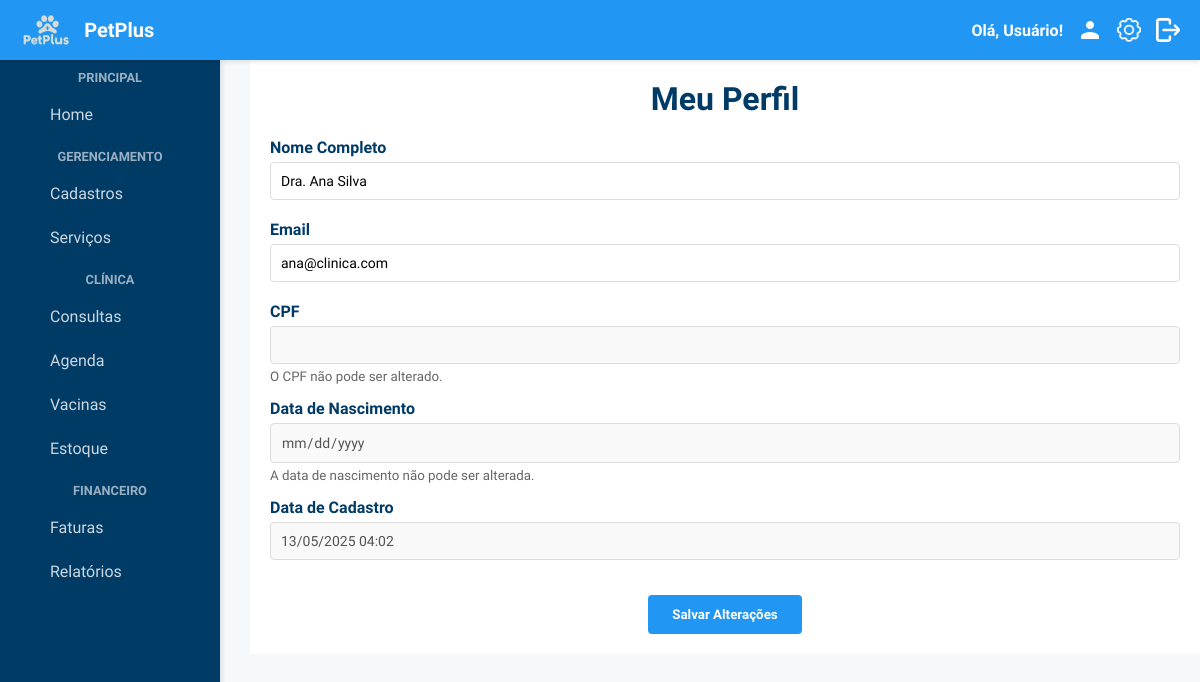
The app's page /perfil/meu-perfil.php with its own data.
### tables this page shows
CREATE TABLE IF NOT EXISTS Usuarios (
    id_usuario INT AUTO_INCREMENT PRIMARY KEY,
    nome VARCHAR(100) NOT NULL,
    email VARCHAR(100) NOT NULL UNIQUE,
    senha VARCHAR(255) NOT NULL,
    cpf VARCHAR(14) UNIQUE,
    data_nasc DATE,
    data_criacao TIMESTAMP DEFAULT CURRENT_TIMESTAMP,
    ultimo_acesso TIMESTAMP NULL,
    tipo_usuario enum('administrador','veterinario','tutor') NOT NULL DEFAULT 'administrador'
);

### perfil/meu-perfil.php (the view, shortened to what this page needs)
<?php
include_once('../includes/header.php');
$conn = conecta_db();
$id_usuario = isset($_SESSION['id_usuario']) ? $_SESSION['id_usuario'] : (isset($_SESSION['usuario_id']) ? $_SESSION['usuario_id'] : null);
$usuario = null;
if ($id_usuario) {
    $query = "SELECT * FROM Usuarios WHERE id_usuario = ?";
    $stmt = $conn->prepare($query);
    if ($stmt) {
        $stmt->bind_param("i", $id_usuario);
        $stmt->execute();
        $result = $stmt->get_result();
        if ($result && $result->num_rows > 0) {
            $usuario = $result->fetch_assoc();
        }
    } else {
        error_log("Erro ao preparar a query de busca de usuário: " . $conn->error);
    }
}
?>
<!DOCTYPE html>
<html lang="pt-br">
<head>
    <link rel="stylesheet" href="../includes/global.css">
</head>
<body>
    <?php include_once('../includes/sidebar.php'); ?>
    <div class="container">
        <h1>Meu Perfil</h1>
        <?php if ($usuario): ?>
            <form method="POST" action="" id="formMeuPerfil">
                <div class="form-group">
                    <label for="nome">Nome Completo</label>
                    <input type="text" id="nome" name="nome" value="<?php echo htmlspecialchars($usuario['nome']); ?>" required>
                </div>
                <div class="form-group">
                    <label for="email">Email</label>
                    <input type="email" id="email" name="email" value="<?php echo htmlspecialchars($usuario['email']); ?>" required>
                </div>
                <div class="form-group">
                    <label for="cpf">CPF</label>
                    <input type="text" id="cpf" name="cpf" value="<?php echo htmlspecialchars(isset($usuario['cpf']) ? $usuario['cpf'] : ''); ?>" disabled>
                    <small>O CPF não pode ser alterado.</small>
                </div>
                <div class="form-group">
                    <label for="data_nasc">Data de Nascimento</label>
                    <input type="date" id="data_nasc" name="data_nasc" value="<?php echo htmlspecialchars(isset($usuario['data_nasc']) ? $usuario['data_nasc'] : ''); ?>" disabled>
                    <small>A data de nascimento não pode ser alterada.</small>
                </div>
                <div class="form-group">
                    <label for="data_criacao">Data de Cadastro</label>
                    <input type="text" id="data_criacao" name="data_criacao" value="<?php echo htmlspecialchars(isset($usuario['data_criacao']) ? date('d/m/Y H:i', strtotime($usuario['data_criacao'])) : ''); ?>" disabled>
                </div>
                <div style="text-align: center; margin-top: 20px;">
                    <button type="button" id="btnSalvarPerfil">Salvar Alterações</button>
                </div>
            </form>
        <?php elseif(!$id_usuario): ?>
            <p style="text-align: center; color: #721c24;">ID do usuário não encontrado na sessão. Não é possível carregar o perfil.</p>
        <?php else: ?>
            <p style="text-align: center; color: #721c24;">Não foi possível carregar os dados do usuário. Verifique se o usuário existe no banco de dados.</p>
        <?php endif; ?>
    </div>
</body>
</html>

### includes/temas.css (style rules this page uses)
.tema-claro { --cor-fundo: #f6f9fc; --cor-texto: #333; --cor-primaria: #2196f3; --cor-secundaria: #0b3556; --cor-borda: #ddd; --cor-fundo-card: #fff; --cor-fundo-header: #2196f3; --cor-texto-header: #fff; }
body { background-color: var(--cor-fundo); color: var(--cor-texto); }
.container, .conteudo { background-color: var(--cor-fundo-card) !important; border-color: var(--cor-borda) !important; }
button, .btn-primary, .botao { background-color: var(--cor-primaria) !important; color: #fff !important; }

### includes/global.css (style rules this page uses)
* { margin: 0; padding: 0; box-sizing: border-box; font-family: "Quicksand", sans-serif; }
body { background-color: #f6f9fc; padding-top: 60px; }
.container { margin-left: 220px; padding: 20px; transition: margin-left 0.3s; }
h1, h2, h3 { color: #003b66; text-align: center; margin-bottom: 20px; }
.form-group { margin-bottom: 20px; }
label { display: block; margin-bottom: 6px; font-weight: bold; color: #003b66; }
input, select, textarea { width: 100%; padding: 10px; border-radius: 6px; border: 1px solid #ccc; font-size: 14px; box-sizing: border-box; }

### perfil/meu-perfil.php (style rules this page uses)
.container { margin-left: 250px; padding: 20px; }
label { display: block; margin-bottom: 5px; font-weight: bold; }
input[type="text"], input[type="email"], input[type="date"] { width: 100%; padding: 10px; margin-bottom: 15px; border: 1px solid #ddd; border-radius: 4px; box-sizing: border-box; }
input:disabled { background-color: #f9f9f9; cursor: not-allowed; }
small { display: block; margin-top: -10px; margin-bottom: 15px; color: #666; }
button { background-color: #2196f3; color: white; border: none; padding: 12px 24px; border-radius: 4px; cursor: pointer; font-weight: bold; transition: background-color 0.3s ease; }
.form-group { margin-bottom: 5px; }

### records on screen
usuarios: nome "Dra. Ana Silva", email "ana@clinica.com", data_criacao "13/05/2025 04:02"

### other values on screen
$nomeUsuario "Usuário"
